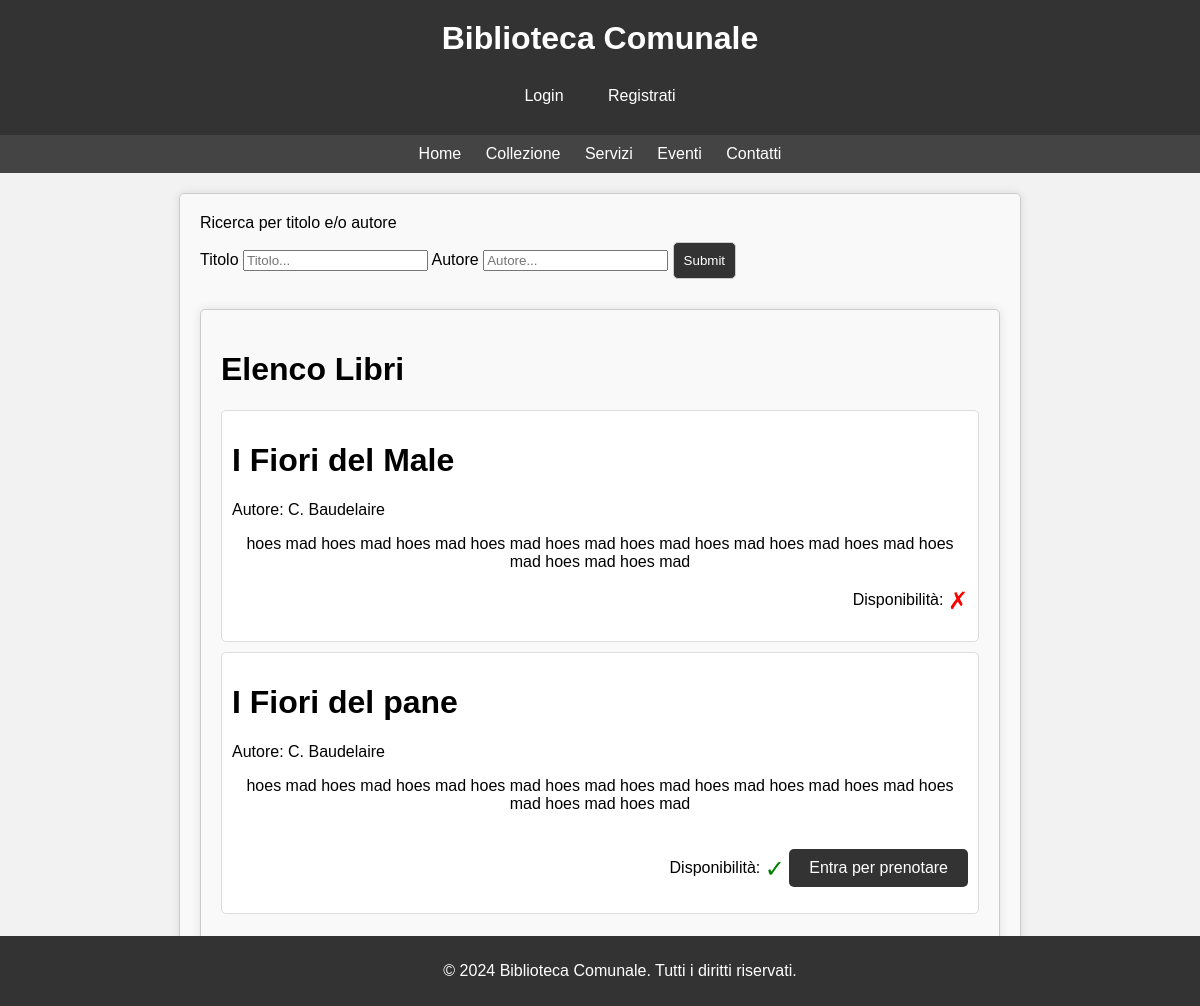
The page /collezione on the database its author committed.
### tables this page shows
CREATE TABLE Libro (
ISBN		smallint (13) primary key,
Titolo		varchar	 (100),
Autore 		varchar  (100),
N_Copie	        varchar  (100),
Descrizione         text,
Disponibilita	boolean		
CHECK (LENGTH(ISBN) == 13)	
);

### biblioteca.py (the view)
@app.route('/collezione')
def collezione ():
    nome = session.get("nome")
    connection = sqlite3.connect('biblioteca.db') #cambiare il nome del database nel caso
    connection.row_factory=sqlite3.Row
    posts = connection.execute ('SELECT * FROM Libro').fetchall() #same goes for tabella
    connection.close()
    print (posts)
    return render_template ('collezione.html',posts=posts, nome=nome)

### templates/collezione.html (shortened to what this page needs)
{%extends "layout.html"%}
{%block head%}
{{super ()}}
{%endblock%}
{%block content%}
<form action="/ricerca" method="post">
  <label>Ricerca per titolo e/o autore</label> <br>
	<label for="search">Titolo</label>
	<input id="search" name="Titolo" placeholder="Titolo..." type="search">
  <label for="search">Autore</label>
  <input id="search" name="Autore" type="search" placeholder="Autore...">
  <input type="submit">
</form>
<div class="container">
    <h1>Elenco Libri</h1>
    {% for post in posts %}
    <div class="section">
        <div class="book">
          <div  class="book-info " style="text-align: left;" >
            <h1>{{ post.Titolo }}</h1>
            <p class = "izquierda">Autore: {{ post.Autore }}</p>
        </div>
            <p> {{ post.Descrizione }}</p>
            <p class = "derecha">
              Disponibilità:
              {% if post.Disponibilita %}
              <span class="availability-icon available">&#10003;</span>
              {% if 'nome' in session %}
              <form action="/prenotare" method="POST">
                <input type="hidden" name="ISBN" value="{{ post.ISBN }}">
                <input type="hidden" name="N_Copie" value="{{ post.N_Copie }}">
                <button type="submit" class="button">Prenota</button>
                </form>
                {% else %}
                <a href="{{ url_for('login') }}" class="button">Entra per prenotare</a>
                {% endif %}
          {% else %}
              <span class="availability-icon not-available">&#10007;</span>
          {% endif %}
            </p>
        </div>
    </div>
    {% endfor %}
</div>
{%endblock%}

### templates/layout.html (shortened to what this page needs)
<!DOCTYPE html>
<html lang="it">
<head>
    {%block head%}
  <link href="../static/style.css" rel="stylesheet" type="text/css"/>
  {%endblock%}
</head>
<body>
  <header>
      <div>
        <h1 style="margin: 0;">Biblioteca Comunale</h1>
      </div>
      {% if not user %}
      <div>
        <a href="{{ url_for ('login')}}" class="button">Login</a>
        <a href="{{ url_for ('signup')}}" class="button">Registrati</a>
      </div>
      {% endif %}
  </header>
  <nav>
    <a href="{{ url_for ('index')}}">Home</a>
    <a href="{{ url_for ('collezione')}}">Collezione</a>
    <a href="#">Servizi</a>
    <a href="#">Eventi</a>
    <a href="#">Contatti</a>
  </nav>
  <div class="container">
    {%block content%}
    {%endblock%}
  </div>
  <footer>
    <p>&copy; 2024 Biblioteca Comunale. Tutti i diritti riservati.</p>
  </footer>
</body>
</html>

### static/style.css (style rules this page uses)
.container { max-width: 400px; margin: 50px auto; padding: 20px; background-color: #fff; border-radius: 8px; box-shadow: 0 0 10px rgba(0,0,0,0.1); }
input[type="text"], input[type="password"], input[type="email"], input[type="submit"] { padding: 10px; margin: 10px 0; border: 1px solid #ccc; border-radius: 5px; box-sizing: border-box; }
input[type="submit"] { background-color: #333; color: #fff; cursor: pointer; }
p.izquierda { text-align: left; }
p.derecha { text-align: right; }
p { text-align: center; }
.button { display: inline-block; padding: 10px 20px; margin-top: 20px; background-color: #333; color: #fff; text-decoration: none; border-radius: 5px; transition: background-color 0.3s ease; }
body { font-family: Arial, sans-serif; margin: 0; padding: 0; background-color: #f2f2f2; }
header { background-color: #333; color: #fff; padding: 20px; text-align: center; }
nav { background-color: #444; color: #fff; text-align: center; padding: 10px; }
nav a { color: #fff; text-decoration: none; margin: 0 10px; }
.container { max-width: 800px; margin: 20px auto; padding: 20px; background-color: #fff; border-radius: 8px; box-shadow: 0 0 10px rgba(0,0,0,0.1); }
footer { background-color: #333; color: #fff; padding: 10px 20px; text-align: center; position: fixed; bottom: 0; width: 100%; }

### templates/collezione.html (style rules this page uses)
body { font-family: Arial, sans-serif; margin: 0; padding: 0; }
.container { max-width: 800px; margin: 20px auto; padding: 20px; border: 1px solid #ccc; border-radius: 5px; background-color: #f9f9f9; }
.book { margin-bottom: 10px; padding: 10px; border: 1px solid #ddd; border-radius: 5px; background-color: #fff; }
.availability-icon { font-size: 24px; vertical-align: middle; }
.available { color: green; }
.not-available { color: red; }

### rows shown on the page
Libro: Titolo "I Fiori del Male", Autore "C. Baudelaire", Descrizione "hoes mad hoes mad hoes mad hoes mad hoes mad hoes mad hoes mad hoes mad hoes mad hoes mad hoes mad hoes mad"
Libro: Titolo "I Fiori del pane", Autore "C. Baudelaire", Descrizione "hoes mad hoes mad hoes mad hoes mad hoes mad hoes mad hoes mad hoes mad hoes mad hoes mad hoes mad hoes mad"
